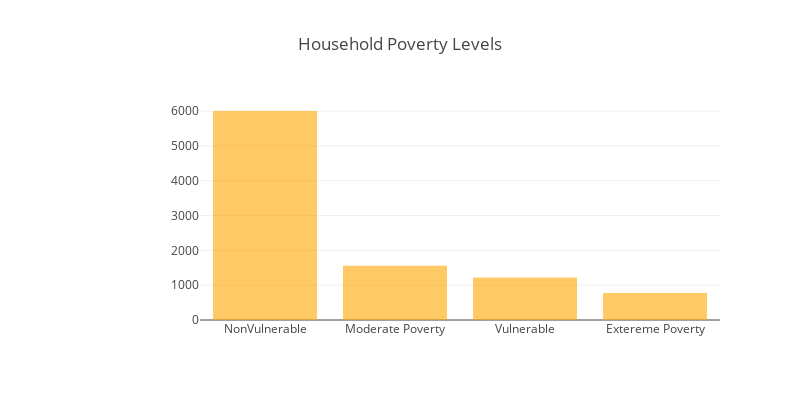

The code cell stored with this chart in its notebook:
### Markdown cell above
## EDA

### Code cell
target = data['Target'].value_counts().to_frame()
levels = ["NonVulnerable", "Moderate Poverty", "Vulnerable", "Extereme Poverty"]
trace = go.Bar(y=target.Target, x=levels, marker=dict(color='orange', opacity=0.6))
layout = dict(title="Household Poverty Levels", margin=dict(l=200), width=800, height=400)
data1 = [trace]
fig = go.Figure(data=data1, layout=layout)
iplot(fig)

### Figure 1 — Plotly figure (JSON) as saved in the notebook; plotly's stock layout.template omitted (floating-point values rounded to 4 significant figures)
{"data": [{"marker": {"color": "orange", "opacity": 0.6}, "type": "bar", "uid": "9fb8a3ae-5bb5-4373-838b-35433e51c69c", "x": ["NonVulnerable", "Moderate Poverty", "Vulnerable", "Extereme Poverty"], "y": [6004, 1558, 1221, 774]}], "layout": {"height": 400, "margin": {"l": 200}, "title": {"text": "Household Poverty Levels"}, "width": 800}}
